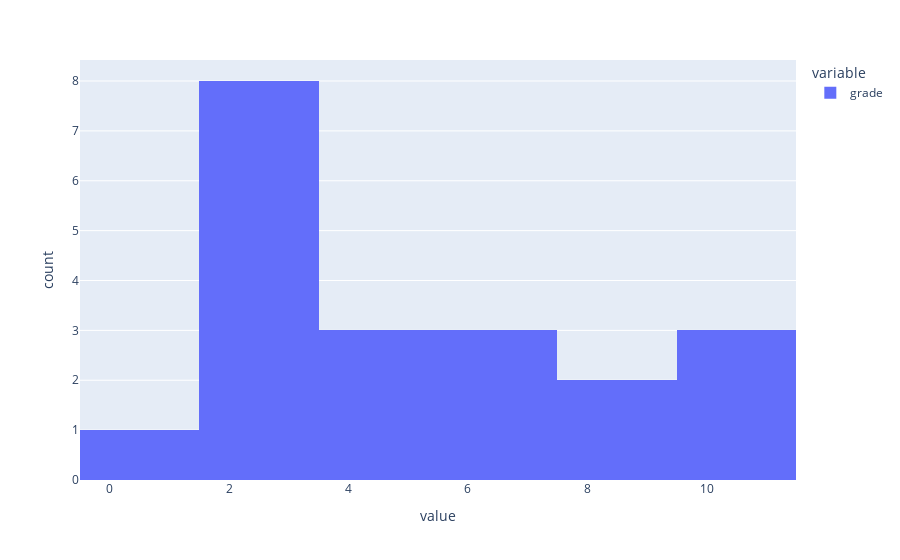

Here is the notebook cell this chart was saved with:
### Code cell
px.histogram(events['grade'])

### Figure 1 — Plotly figure (JSON) as saved in the notebook; plotly's stock layout.template omitted (floating-point values rounded to 4 significant figures)
{"data": [{"alignmentgroup": "True", "bingroup": "x", "hovertemplate": "variable=grade<br>value=%{x}<br>count=%{y}<extra></extra>", "legendgroup": "grade", "marker": {"color": "#636efa", "pattern": {"shape": ""}}, "name": "grade", "offsetgroup": "grade", "orientation": "v", "showlegend": true, "type": "histogram", "x": [3, 10, 6, 10, 6, 6, 5, 3, 2, 4, 3, 5, 8, 8, 1, 2, 3, 10, 2, 3], "xaxis": "x", "yaxis": "y"}], "layout": {"barmode": "relative", "legend": {"title": {"text": "variable"}, "tracegroupgap": 0}, "margin": {"t": 60}, "xaxis": {"anchor": "y", "domain": [0, 1], "title": {"text": "value"}}, "yaxis": {"anchor": "x", "domain": [0, 1], "title": {"text": "count"}}}}
